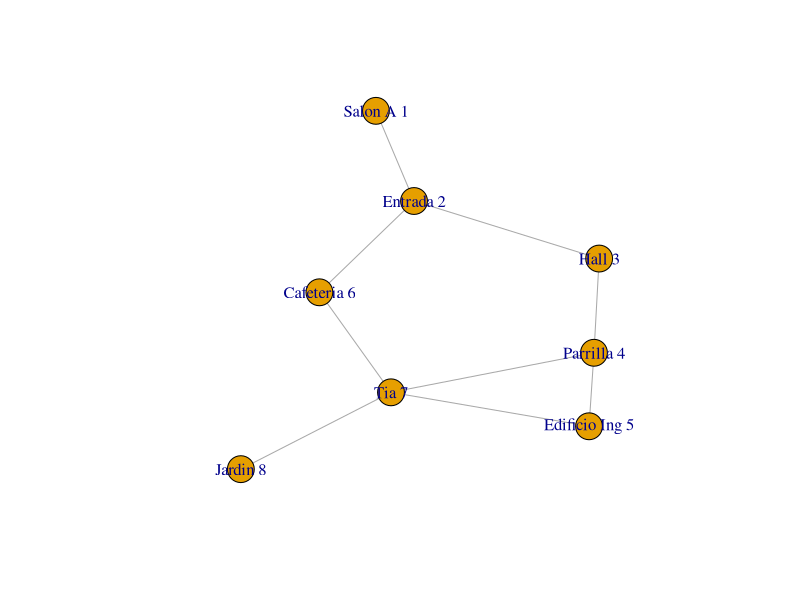

Source code (R):
## Importar librerias
library(igraph)

ejes = c(1,2,2,3,3,4,4,5,2,6,6,7,4,7,7,5,7,8)
g=graph(ejes,n=8,directed=FALSE)
nombres = c('Salon A','Entrada','Hall','Parrilla','Edificio Ing','Cafeteria','Tia','Jardin')

plot(g,vertex.label=paste(nombres,1:length(nombres)))

finalizar = function(nodo){
  nombres = c('Salon A','Entrada','Hall','Parrilla','Edificio Ing','Cafeteria','Tia','Jardin')
  nombres[nodo] == 'Edificio Ing'
}

frontera = c(1)
visitados = c()
cond=0;
while(cond==0){
  nodo = frontera[1]
  frontera = frontera[-1]
  visitados = c(visitados,nodo)
  vecinos = neighbors(g,nodo)
  hijos = setdiff(vecinos,c(visitados,frontera)) #cuales elementos de un conjunto A no está en un conjunto B
  prueba = sapply(hijos, finalizar) # aplica a todos los elementos de un vector una función.
  if(any(prueba)){
    salida = hijos[which(prueba)] # wich dice donde hay un true
    cond=1
    str(salida)
  }
  frontera = c(frontera,hijos)
}